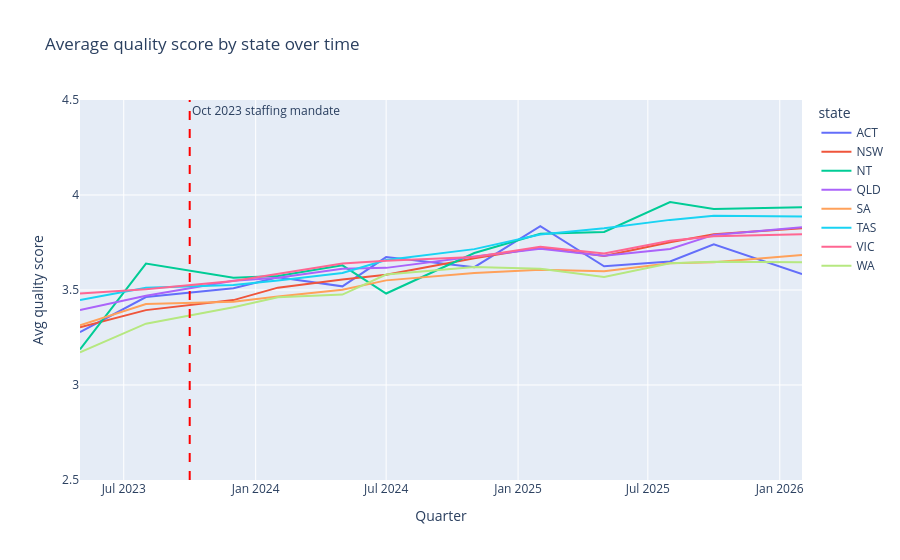

Write notebook code for a chart like this one.
### Markdown cell above
## 3. Quality Over Time + Mandate Effect (Oct 2023)

### Code cell
# Average quality_score per state per snapshot
qual_time = (
    ratings.groupby(['snapshot_date','state'])['quality_score']
    .mean().reset_index()
)

fig = px.line(
    qual_time, x='snapshot_date', y='quality_score', color='state',
    title='Average quality score by state over time',
    labels={'quality_score':'Avg quality score','snapshot_date':'Quarter'}
)
fig.add_vline(
    x=MANDATE_TS, line_dash='dash', line_color='red',
    annotation_text='Oct 2023 staffing mandate',
    annotation_position='top right'
)
fig.update_layout(yaxis_range=[2.5, 4.5])
fig.show()

### Figure 1 — Plotly figure (JSON) as saved in the notebook; plotly's stock layout.template omitted (floating-point values rounded to 4 significant figures)
{"data": [{"hovertemplate": "state=ACT<br>Quarter=%{x}<br>Avg quality score=%{y}<extra></extra>", "legendgroup": "ACT", "line": {"color": "#636efa", "dash": "solid"}, "marker": {"symbol": "circle"}, "mode": "lines", "name": "ACT", "orientation": "v", "showlegend": true, "type": "scatter", "x": ["2023-05-01T00:00:00.000000", "2023-08-01T00:00:00.000000", "2023-12-01T00:00:00.000000", "2024-02-01T00:00:00.000000", "2024-05-01T00:00:00.000000", "2024-07-01T00:00:00.000000", "2024-11-01T00:00:00.000000", "2025-02-01T00:00:00.000000", "2025-05-01T00:00:00.000000", "2025-08-01T00:00:00.000000", "2025-10-01T00:00:00.000000", "2026-02-01T00:00:00.000000"], "xaxis": "x", "y": [3.278, 3.463, 3.51, 3.567, 3.519, 3.673, 3.62, 3.837, 3.625, 3.65, 3.74, 3.583], "yaxis": "y"}, {"hovertemplate": "state=NSW<br>Quarter=%{x}<br>Avg quality score=%{y}<extra></extra>", "legendgroup": "NSW", "line": {"color": "#EF553B", "dash": "solid"}, "marker": {"symbol": "circle"}, "mode": "lines", "name": "NSW", "orientation": "v", "showlegend": true, "type": "scatter", "x": ["2023-05-01T00:00:00.000000", "2023-08-01T00:00:00.000000", "2023-12-01T00:00:00.000000", "2024-02-01T00:00:00.000000", "2024-05-01T00:00:00.000000", "2024-07-01T00:00:00.000000", "2024-11-01T00:00:00.000000", "2025-02-01T00:00:00.000000", "2025-05-01T00:00:00.000000", "2025-08-01T00:00:00.000000", "2025-10-01T00:00:00.000000", "2026-02-01T00:00:00.000000"], "xaxis": "x", "y": [3.304, 3.394, 3.447, 3.512, 3.556, 3.58, 3.667, 3.724, 3.679, 3.751, 3.793, 3.825], "yaxis": "y"}, {"hovertemplate": "state=NT<br>Quarter=%{x}<br>Avg quality score=%{y}<extra></extra>", "legendgroup": "NT", "line": {"color": "#00cc96", "dash": "solid"}, "marker": {"symbol": "circle"}, "mode": "lines", "name": "NT", "orientation": "v", "showlegend": true, "type": "scatter", "x": ["2023-05-01T00:00:00.000000", "2023-08-01T00:00:00.000000", "2023-12-01T00:00:00.000000", "2024-02-01T00:00:00.000000", "2024-05-01T00:00:00.000000", "2024-07-01T00:00:00.000000", "2024-11-01T00:00:00.000000", "2025-02-01T00:00:00.000000", "2025-05-01T00:00:00.000000", "2025-08-01T00:00:00.000000", "2025-10-01T00:00:00.000000", "2026-02-01T00:00:00.000000"], "xaxis": "x", "y": [3.188, 3.639, 3.565, 3.574, 3.63, 3.481, 3.694, 3.796, 3.806, 3.963, 3.926, 3.935], "yaxis": "y"}, {"hovertemplate": "state=QLD<br>Quarter=%{x}<br>Avg quality score=%{y}<extra></extra>", "legendgroup": "QLD", "line": {"color": "#ab63fa", "dash": "solid"}, "marker": {"symbol": "circle"}, "mode": "lines", "name": "QLD", "orientation": "v", "showlegend": true, "type": "scatter", "x": ["2023-05-01T00:00:00.000000", "2023-08-01T00:00:00.000000", "2023-12-01T00:00:00.000000", "2024-02-01T00:00:00.000000", "2024-05-01T00:00:00.000000", "2024-07-01T00:00:00.000000", "2024-11-01T00:00:00.000000", "2025-02-01T00:00:00.000000", "2025-05-01T00:00:00.000000", "2025-08-01T00:00:00.000000", "2025-10-01T00:00:00.000000", "2026-02-01T00:00:00.000000"], "xaxis": "x", "y": [3.395, 3.47, 3.549, 3.564, 3.612, 3.616, 3.676, 3.717, 3.681, 3.716, 3.79, 3.83], "yaxis": "y"}, {"hovertemplate": "state=SA<br>Quarter=%{x}<br>Avg quality score=%{y}<extra></extra>", "legendgroup": "SA", "line": {"color": "#FFA15A", "dash": "solid"}, "marker": {"symbol": "circle"}, "mode": "lines", "name": "SA", "orientation": "v", "showlegend": true, "type": "scatter", "x": ["2023-05-01T00:00:00.000000", "2023-08-01T00:00:00.000000", "2023-12-01T00:00:00.000000", "2024-02-01T00:00:00.000000", "2024-05-01T00:00:00.000000", "2024-07-01T00:00:00.000000", "2024-11-01T00:00:00.000000", "2025-02-01T00:00:00.000000", "2025-05-01T00:00:00.000000", "2025-08-01T00:00:00.000000", "2025-10-01T00:00:00.000000", "2026-02-01T00:00:00.000000"], "xaxis": "x", "y": [3.315, 3.426, 3.438, 3.466, 3.501, 3.551, 3.59, 3.607, 3.599, 3.64, 3.646, 3.684], "yaxis": "y"}, {"hovertemplate": "state=TAS<br>Quarter=%{x}<br>Avg quality score=%{y}<extra></extra>", "legendgroup": "TAS", "line": {"color": "#19d3f3", "dash": "solid"}, "marker": {"symbol": "circle"}, "mode": "lines", "name": "TAS", "orientation": "v", "showlegend": true, "type": "scatter", "x": ["2023-05-01T00:00:00.000000", "2023-08-01T00:00:00.000000", "2023-12-01T00:00:00.000000", "2024-02-01T00:00:00.000000", "2024-05-01T00:00:00.000000", "2024-07-01T00:00:00.000000", "2024-11-01T00:00:00.000000", "2025-02-01T00:00:00.000000", "2025-05-01T00:00:00.000000", "2025-08-01T00:00:00.000000", "2025-10-01T00:00:00.000000", "2026-02-01T00:00:00.000000"], "xaxis": "x", "y": [3.447, 3.511, 3.526, 3.55, 3.59, 3.658, 3.715, 3.792, 3.824, 3.869, 3.891, 3.887], "yaxis": "y"}, {"hovertemplate": "state=VIC<br>Quarter=%{x}<br>Avg quality score=%{y}<extra></extra>", "legendgroup": "VIC", "line": {"color": "#FF6692", "dash": "solid"}, "marker": {"symbol": "circle"}, "mode": "lines", "name": "VIC", "orientation": "v", "showlegend": true, "type": "scatter", "x": ["2023-05-01T00:00:00.000000", "2023-08-01T00:00:00.000000", "2023-12-01T00:00:00.000000", "2024-02-01T00:00:00.000000", "2024-05-01T00:00:00.000000", "2024-07-01T00:00:00.000000", "2024-11-01T00:00:00.000000", "2025-02-01T00:00:00.000000", "2025-05-01T00:00:00.000000", "2025-08-01T00:00:00.000000", "2025-10-01T00:00:00.000000", "2026-02-01T00:00:00.000000"], "xaxis": "x", "y": [3.482, 3.504, 3.547, 3.584, 3.639, 3.654, 3.674, 3.727, 3.692, 3.759, 3.783, 3.793], "yaxis": "y"}, {"hovertemplate": "state=WA<br>Quarter=%{x}<br>Avg quality score=%{y}<extra></extra>", "legendgroup": "WA", "line": {"color": "#B6E880", "dash": "solid"}, "marker": {"symbol": "circle"}, "mode": "lines", "name": "WA", "orientation": "v", "showlegend": true, "type": "scatter", "x": ["2023-05-01T00:00:00.000000", "2023-08-01T00:00:00.000000", "2023-12-01T00:00:00.000000", "2024-02-01T00:00:00.000000", "2024-05-01T00:00:00.000000", "2024-07-01T00:00:00.000000", "2024-11-01T00:00:00.000000", "2025-02-01T00:00:00.000000", "2025-05-01T00:00:00.000000", "2025-08-01T00:00:00.000000", "2025-10-01T00:00:00.000000", "2026-02-01T00:00:00.000000"], "xaxis": "x", "y": [3.171, 3.323, 3.409, 3.462, 3.476, 3.582, 3.621, 3.611, 3.568, 3.641, 3.648, 3.646], "yaxis": "y"}], "layout": {"annotations": [{"showarrow": false, "text": "Oct 2023 staffing mandate", "x": 1696118400000, "xanchor": "left", "xref": "x", "y": 1, "yanchor": "top", "yref": "y domain"}], "legend": {"title": {"text": "state"}, "tracegroupgap": 0}, "shapes": [{"line": {"color": "red", "dash": "dash"}, "type": "line", "x0": 1696118400000, "x1": 1696118400000, "xref": "x", "y0": 0, "y1": 1, "yref": "y domain"}], "title": {"text": "Average quality score by state over time"}, "xaxis": {"anchor": "y", "domain": [0, 1], "title": {"text": "Quarter"}}, "yaxis": {"anchor": "x", "domain": [0, 1], "range": [2.5, 4.5], "title": {"text": "Avg quality score"}}}}
